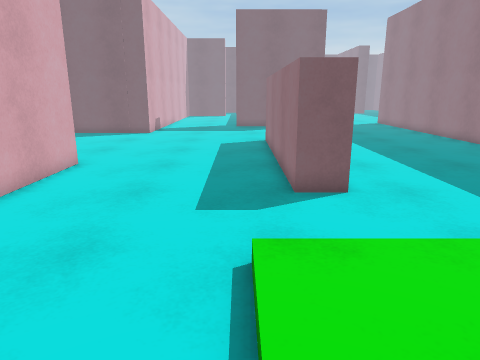
View 1 (above)

20 first-person views from a walk through a scene from a Unity 3-D project. The camera is 1.4 m above the floor, tilts 14° down and sees 70° across. The floor is counted in squares, 0.5 m on a side. Each view is taken from the middle of a square. On the plan, view 1 faces up. The plan holds only what a view shows up to about 20 squares ahead; the rest is blank. The place goes on beyond the plan. The player is left out.

View 2
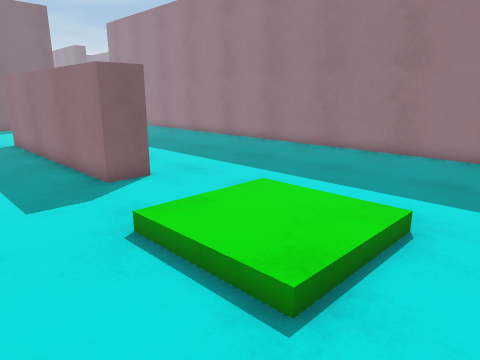

View 3
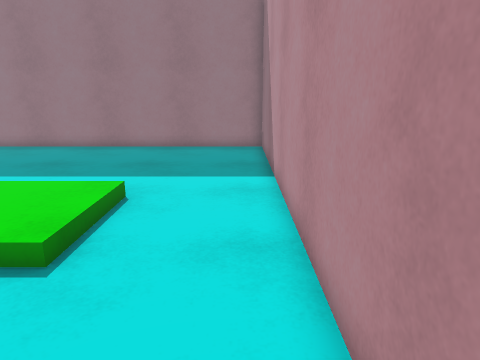

View 4
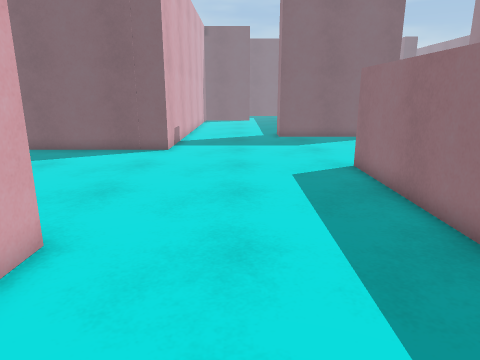

View 5
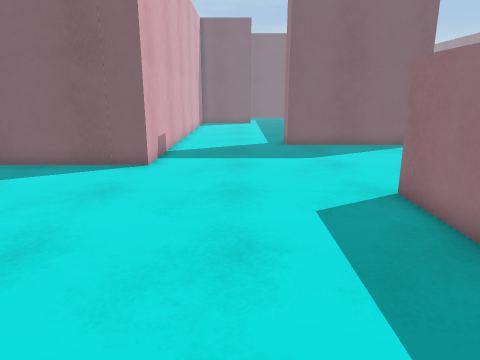

View 6
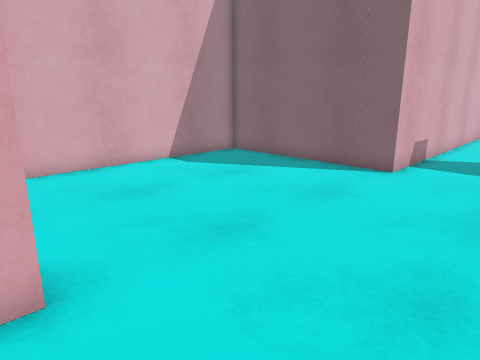

View 7
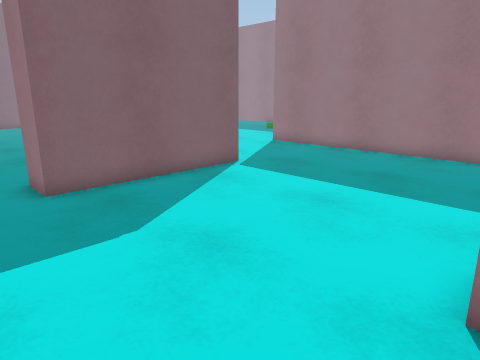

View 8
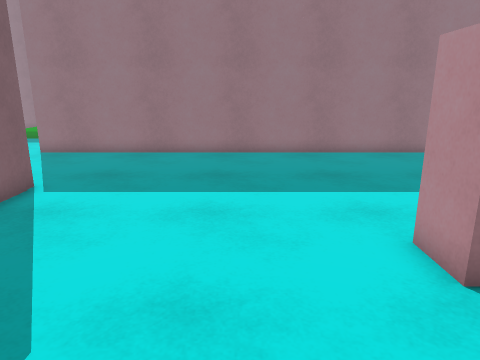

View 9
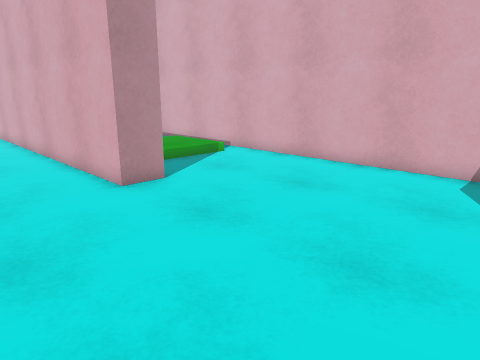

View 10
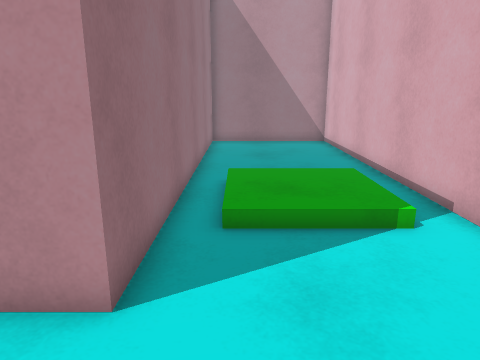

View 11
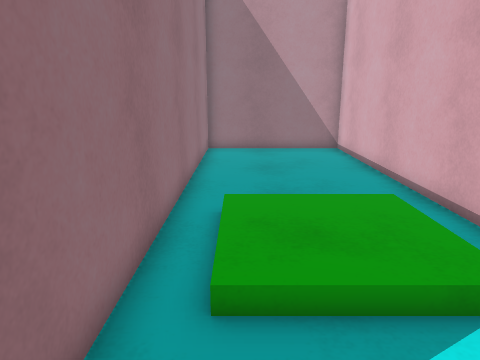

View 12
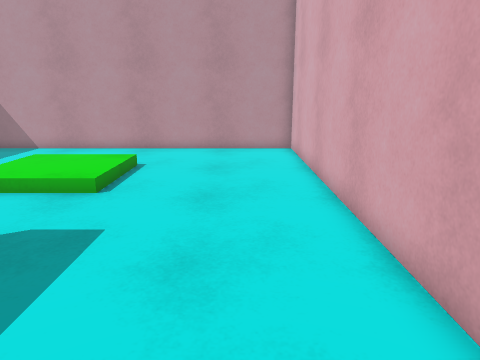

View 13
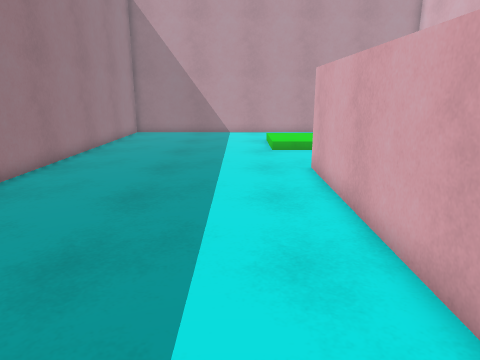

View 14
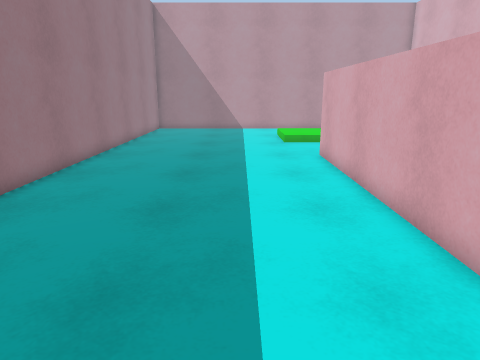

View 15
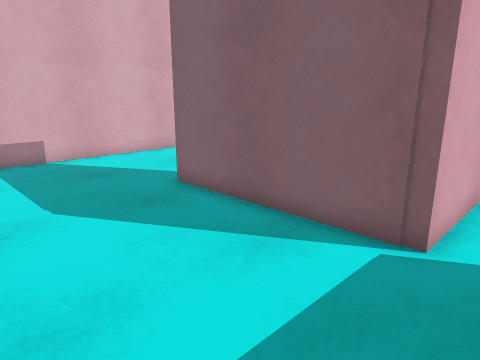

View 16
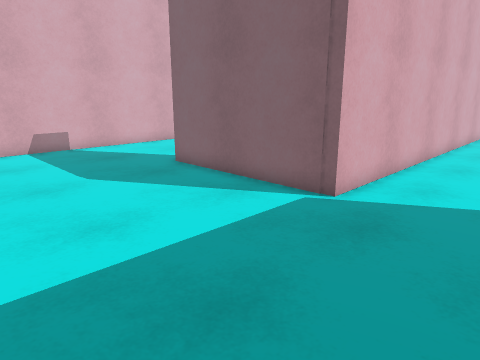

View 17
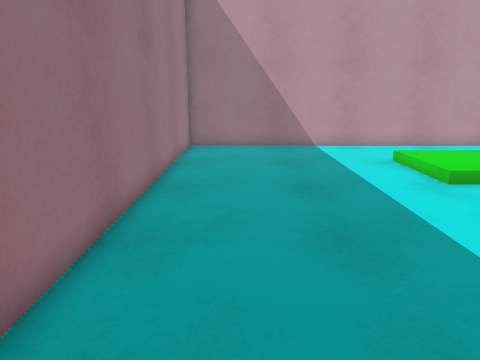

View 18
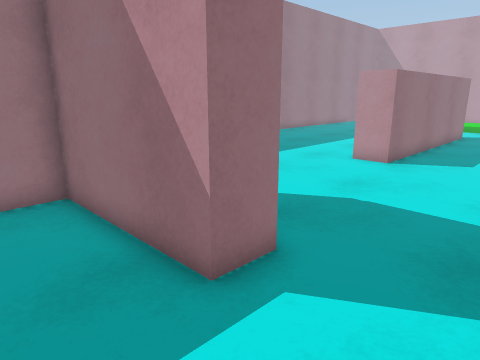

View 19
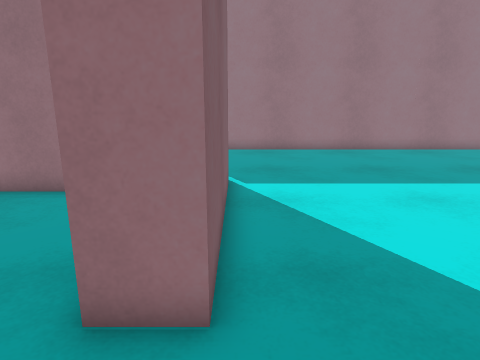

View 20
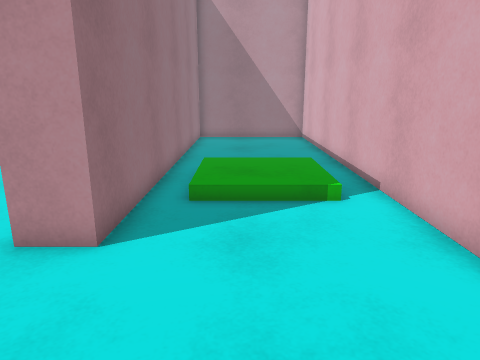

### Floor plan
Points are (right, up) in squares from view 1. A wall is a line through its corners. A room is listed if a view was taken in it or the views show most of it. See-through windows are left out.
Room 1 (views 1, 2, 3, 4, 5, 6, 7, 8, 9, 10, 11, 12, 13, 14, 15, 16, 17, 18, 19, 20)
walls: (3.2, 21) (3.2, 9.7) (1.6, 9.7) (1.6, 21.6) (3.2, 21.6); (7.4, 36.5) (7.4, 31.4) (-0.3, 31.4) (-0.3, 32.9) (5.8, 32.9) (5.8, 34.5); (-6.7, 36.5) (-6.7, 25.7) (-15.2, 25.7) (-15.2, -3.2) (-8.3, -3.2) (-8.3, 14) (-6.7, 14) (-6.7, -3.2) (13.8, -3.2) (13.8, 35)

Where each view was taken, in squares from view 1:
view 1: 0 up, 0 right, facing up
view 2: 1 down, 3 left, facing up-right
view 3: 2 down, 5 left, facing right
view 4: 8 up, 3 left, facing up
view 5: 12 up, 3 left, facing up
view 6: 13 up, 2 left, facing up-left
view 7: 21 up, 3 left, facing up-right
view 8: 25 up, 3 left, facing right
view 9: 24 up, 2 left, facing down-left
view 10: 18 up, 10 left, facing down
view 11: 15 up, 10 left, facing down
view 12: 15 up, 4 left, facing down
view 13: 23 up, 6 right, facing down
view 14: 26 up, 7 right, facing down
view 15: 25 up, 9 right, facing up-left
view 16: 23 up, 12 right, facing up-left
view 17: 16 up, 11 right, facing down
view 18: 36 up, 4 left, facing down-right
view 19: 31 up, 4 left, facing right
view 20: 20 up, 11 left, facing down
